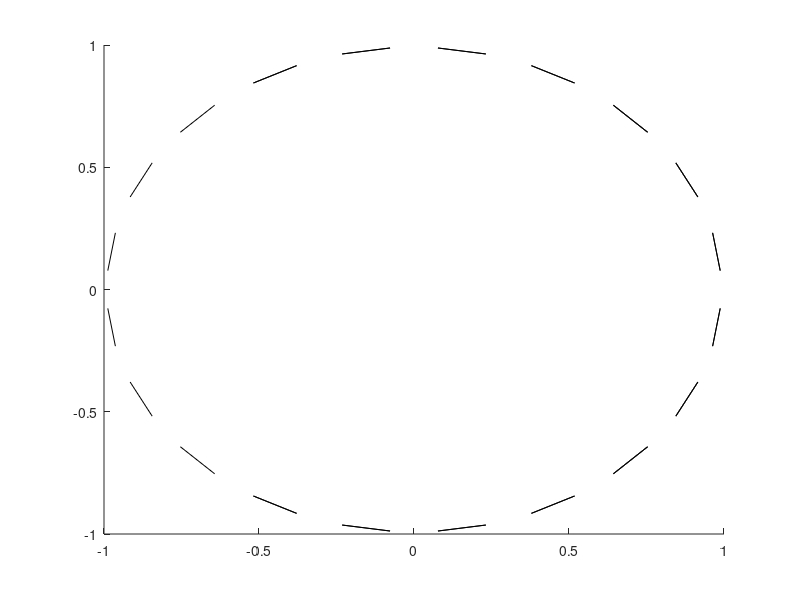

Source code (MATLAB):
close all
clear all
%X = [0 1 1 0];
%Y = [0 0 1 1];
[X1, Y1, Z1] = cylinder;

stride = size(X1,2);
vert = zeros(size(X1,2),3);
faces = zeros(size(X1, 2)-1, 4);

X = [X1(1, :) X1(2, :)];
Y = [Y1(1, :) Y1(2, :)];
Z = [Z1(1, :) Z1(2, :)];

n = 4;
alpha_f = 0.5;
alpha = alpha_f*(1 - cos(2*pi/n));
verts = [X' Y' Z'];
N = size(X1, 2);
for i=1:N-1
    faces(i, 1) = i;
    faces(i, 2) = i+1;
    faces(i, 3) = stride+i+1;
    faces(i, 4) = stride +i;
end

% faces_ids = [];
% for i=1:size(faces,1)
%     for j = 1:size(faces,2)
%         clear row column
%         [row, column] = find(faces_ids==faces(i, j));
%         for k = 1:length(row)
%             if (faces_ids(k, mod(column(k),2)+1) == faces(i, mod(j, n)+1))
%             end
%         end
% %         if (any(abs(faces_ids(:, 1) - faces(i, j))<10e-10) && any(abs(faces_ids(:, 2) - faces(i, mod(j, n)+1))<10e-10) )
% %             
% %         end
%         faces_ids = [faces_ids; [faces(i, j) faces(i, mod(j, n)+1)]];
%     end
% end
verts_new = zeros(4*N-4,3);
faces_new =  zeros(size(X1, 2)-1, 4);
for j=1:size(faces,1)
    X = verts(faces(j, :),1);
    Y = verts(faces(j, :),2);
    Z = verts(faces(j, :),3);
    F = [mean(X); mean(Y); mean(Z)];
    for k = 1:n
        verts_new(4*j - 3:4*j, 1) = (1 - alpha).*X + alpha.*F(1).*ones(1, length(X))';
        verts_new(4*j - 3:4*j, 2) = (1 - alpha).*Y + alpha.*F(2).*ones(1, length(X))';
        verts_new(4*j - 3:4*j, 3) = (1 - alpha).*Z + alpha.*F(3).*ones(1, length(X))';
    end
    faces_new(j, :) = 4*j-3:4*j;
end
patch('Faces', faces_new, 'Vertices', verts_new, 'FaceColor', 'b');
% X_new = [];
% Y_new = [];
% Z_new = [];
% for i = 1:N
%     X = [X1(1, i:i+1) X1(2, i+1) X1(2, i)];
%     Y = [Y1(1, i:i+1) Y1(2, i+1) Y1(2, i)];
%     Z = [Z1(1, i:i+1) Z1(2, i+1) Z1(2, i)];
%     F = [mean(X); mean(Y); mean(Z)];
%     x_temp = (1 - alpha).*X + alpha*F(1).*ones(1, length(X));
%     y_temp = (1 - alpha).*Y + alpha*F(2).*ones(1, length(X));
%     z_temp = (1 - alpha).*Z + alpha*F(3).*ones(1, length(X));
%     X_new = [X_new x_temp];
%     Y_new = [Y_new y_temp];
%     Z_new = [Z_new z_temp];
% end

%plot(X, Y, X_new, Y_new);
%surf(X_new, Y_new, Z_new);